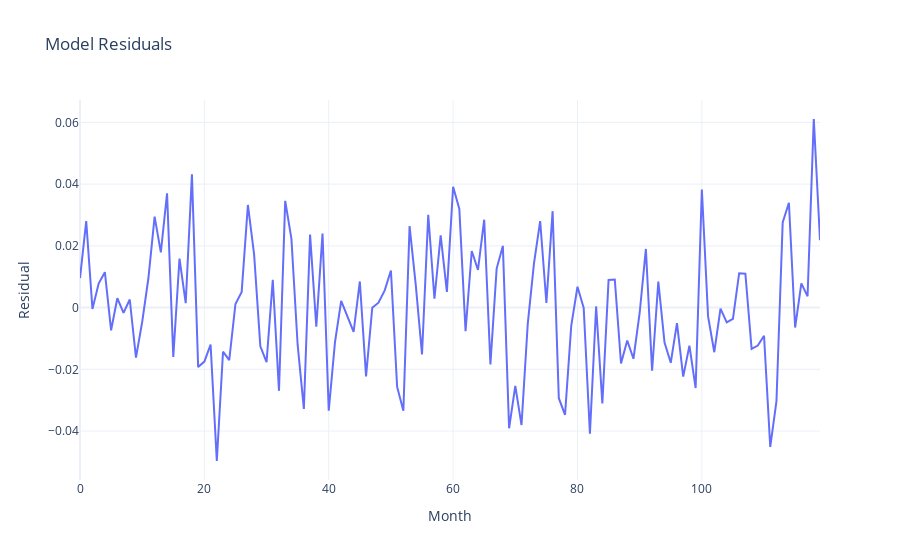

Write notebook code for a chart like this one.
### Code cell
resid = excess_ret - pred
fig = go.Figure()
fig.add_trace(go.Scatter(x=np.arange(n), y=resid, mode='lines', name='Residuals'))
fig.update_layout(
    title='Model Residuals',
    xaxis_title='Month',
    yaxis_title='Residual',
    template='plotly_white'
)
fig.show()
